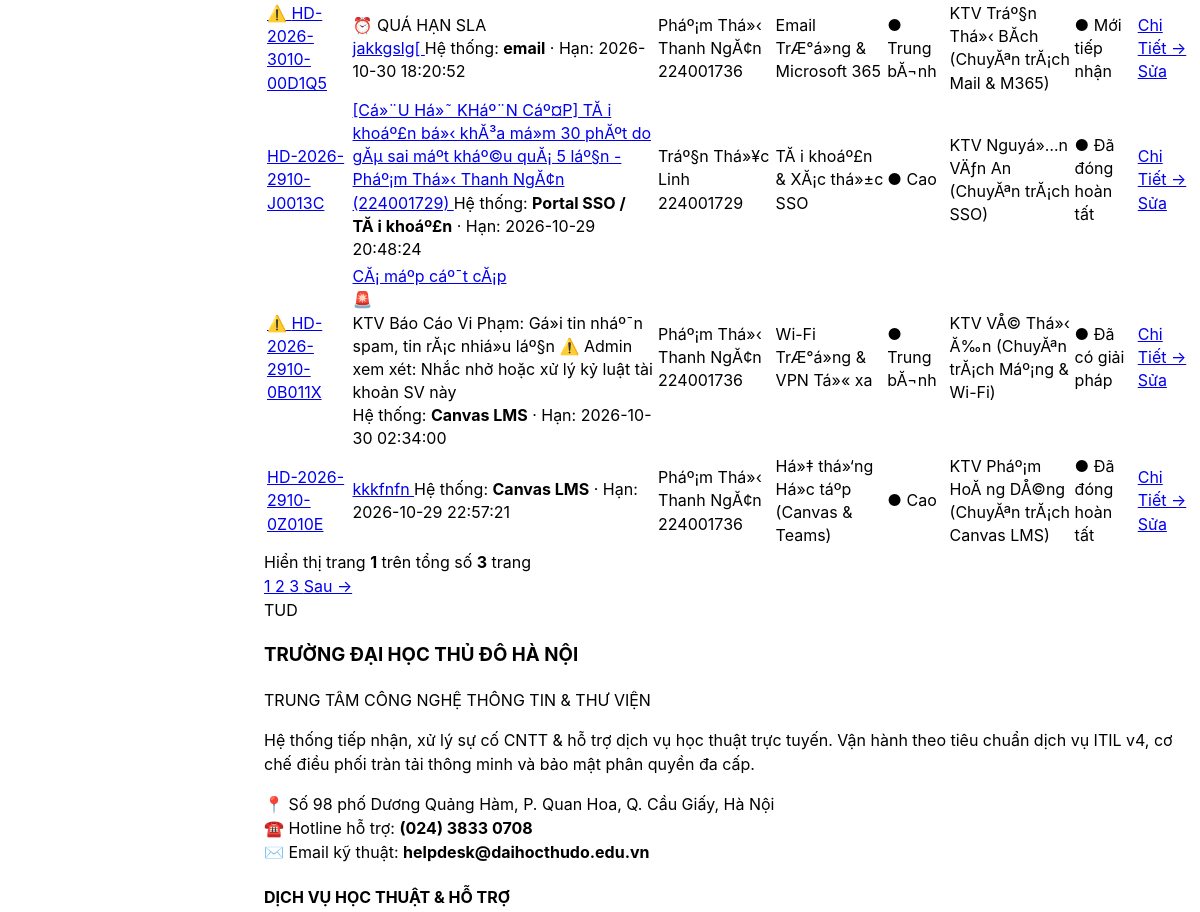
Page /tickets/index.php (signed in, middle part) on the earlier database version.
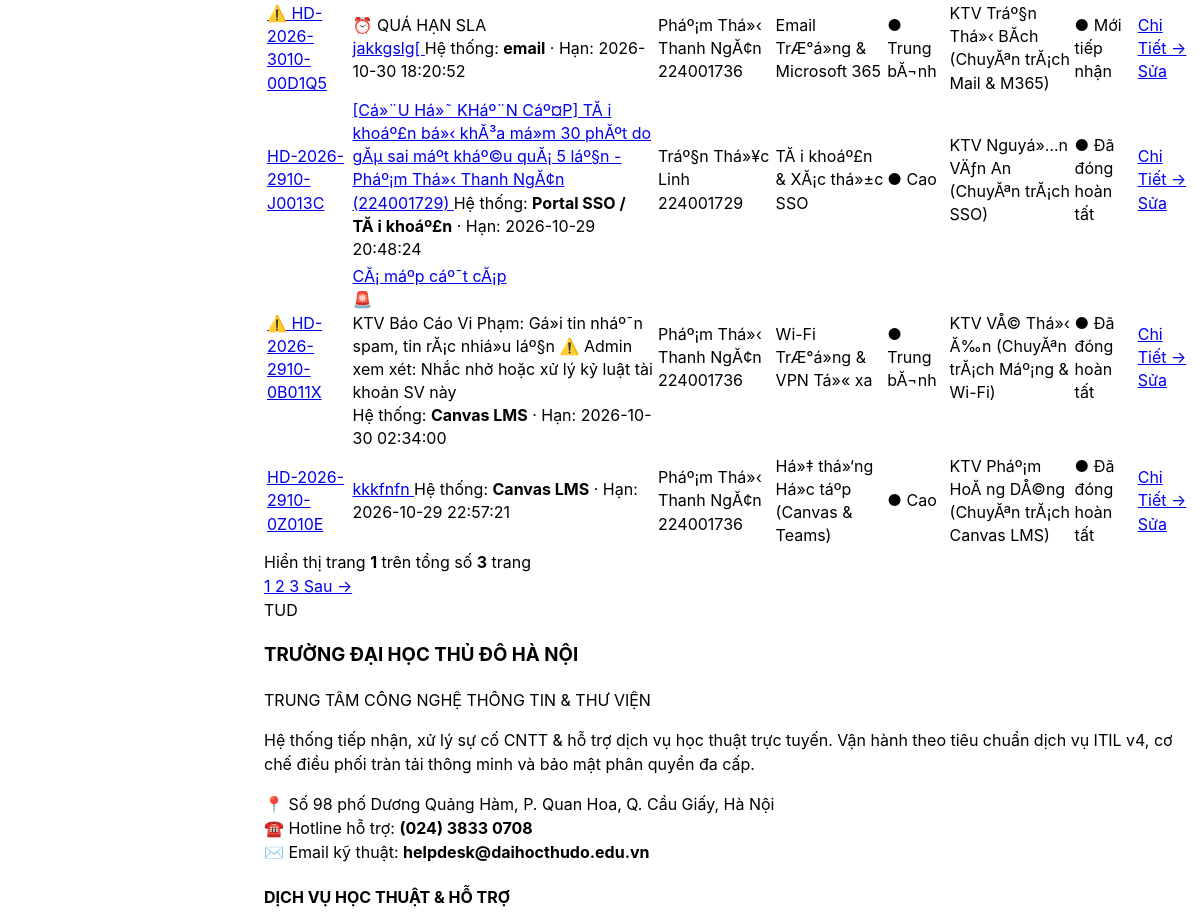
Same page on the later database version.
### tables this page shows
CREATE TABLE `tickets` (
  `id` int(10) unsigned NOT NULL AUTO_INCREMENT,
  `requester_id` int(10) unsigned NOT NULL,
  `assigned_to` int(10) unsigned DEFAULT NULL,
  `category_id` int(10) unsigned NOT NULL,
  `priority_id` int(10) unsigned NOT NULL,
  `parent_ticket_id` int(10) unsigned DEFAULT NULL,
  `class_id` int(10) unsigned DEFAULT NULL,
  `course_id` int(10) unsigned DEFAULT NULL,
  `lesson_id` int(10) unsigned DEFAULT NULL,
  `is_guest_ticket` tinyint(1) NOT NULL DEFAULT 0,
  `contact_email` varchar(190) DEFAULT NULL,
  `lookup_pin` varchar(10) DEFAULT NULL,
  `title` varchar(150) NOT NULL,
  `description` text NOT NULL,
  `system_affected` varchar(50) NOT NULL,
  `attachment_path` text DEFAULT NULL,
  `status` enum('new','in_progress','waiting_requester','resolved','closed') NOT NULL DEFAULT 'new',
  `closed_reason` enum('completed','auto_closed','duplicate','cancelled') DEFAULT NULL,
  `created_at` datetime NOT NULL DEFAULT current_timestamp(),
  `sla_started_at` datetime NOT NULL DEFAULT current_timestamp(),
  `triage_due_at` datetime NOT NULL,
  `due_at` datetime NOT NULL,
  `first_response_at` datetime DEFAULT NULL,
  `resolved_at` datetime DEFAULT NULL,
  `closed_at` datetime DEFAULT NULL,
  `reopen_count` tinyint(3) unsigned NOT NULL DEFAULT 0,
  `ticket_code` varchar(30) NOT NULL,
  `is_assigned_transfer` tinyint(1) NOT NULL DEFAULT 0,
  `is_spam` tinyint(1) NOT NULL DEFAULT 0,
  `spam_reason` varchar(255) DEFAULT NULL,
  PRIMARY KEY (`id`),
  UNIQUE KEY `ticket_code` (`ticket_code`),
  KEY `fk_tickets_category` (`category_id`),
  KEY `fk_tickets_priority` (`priority_id`),
  KEY `fk_tickets_parent` (`parent_ticket_id`),
  KEY `fk_tickets_course` (`course_id`),
  KEY `idx_admin_queue` (`status`,`triage_due_at`,`due_at`),
  KEY `idx_agent_work` (`assigned_to`,`status`,`due_at`),
  KEY `idx_user_history` (`requester_id`,`created_at`),
  KEY `idx_guest_lookup` (`ticket_code`,`lookup_pin`),
  KEY `idx_ticket_academic` (`class_id`,`course_id`),
  CONSTRAINT `fk_tickets_assigned_to` FOREIGN KEY (`assigned_to`) REFERENCES `users` (`id`) ON DELETE SET NULL,
  CONSTRAINT `fk_tickets_category` FOREIGN KEY (`category_id`) REFERENCES `categories` (`id`),
  CONSTRAINT `fk_tickets_class` FOREIGN KEY (`class_id`) REFERENCES `classes` (`id`) ON DELETE SET NULL,
  CONSTRAINT `fk_tickets_course` FOREIGN KEY (`course_id`) REFERENCES `courses` (`id`) ON DELETE SET NULL,
  CONSTRAINT `fk_tickets_parent` FOREIGN KEY (`parent_ticket_id`) REFERENCES `tickets` (`id`) ON DELETE SET NULL,
  CONSTRAINT `fk_tickets_priority` FOREIGN KEY (`priority_id`) REFERENCES `priorities` (`id`),
  CONSTRAINT `fk_tickets_requester` FOREIGN KEY (`requester_id`) REFERENCES `users` (`id`) ON DELETE CASCADE
);

CREATE TABLE `users` (
  `id` int(10) unsigned NOT NULL AUTO_INCREMENT,
  `user_code` varchar(30) NOT NULL,
  `name` varchar(100) NOT NULL,
  `email` varchar(190) NOT NULL,
  `personal_email` varchar(190) DEFAULT NULL,
  `password_hash` varchar(255) NOT NULL,
  `role` enum('requester','agent','admin') NOT NULL DEFAULT 'requester',
  `user_type` enum('student','lecturer','staff') NOT NULL DEFAULT 'student',
  `department` varchar(100) DEFAULT NULL,
  `phone` varchar(20) DEFAULT NULL,
  `class_id` int(10) unsigned DEFAULT NULL,
  `cohort` varchar(20) DEFAULT 'D24',
  `academic_status` enum('studying','graduated','expelled','suspended') NOT NULL DEFAULT 'studying',
  `specialty_category_id` int(10) unsigned DEFAULT NULL,
  `max_capacity` tinyint(3) unsigned NOT NULL DEFAULT 5,
  `active_tickets_count` tinyint(3) unsigned NOT NULL DEFAULT 0,
  `is_on_duty` tinyint(1) NOT NULL DEFAULT 1,
  `failed_attempts` tinyint(3) unsigned NOT NULL DEFAULT 0,
  `locked_until` datetime DEFAULT NULL,
  `is_active` tinyint(1) NOT NULL DEFAULT 1,
  `lock_reason` enum('none','brute_force','violation','expelled','tuition_debt','graduated') NOT NULL DEFAULT 'none',
  `is_first_login` tinyint(1) NOT NULL DEFAULT 1,
  `created_at` datetime NOT NULL DEFAULT current_timestamp(),
  `updated_at` datetime NOT NULL DEFAULT current_timestamp() ON UPDATE current_timestamp(),
  `avatar_path` varchar(255) DEFAULT NULL,
  PRIMARY KEY (`id`),
  UNIQUE KEY `uq_users_user_code` (`user_code`),
  UNIQUE KEY `uq_users_email` (`email`),
  KEY `fk_users_class` (`class_id`),
  KEY `fk_users_specialty_category` (`specialty_category_id`),
  KEY `idx_agent_dispatch` (`role`,`is_active`,`is_on_duty`,`specialty_category_id`,`active_tickets_count`),
  KEY `idx_user_lookup` (`user_code`,`user_type`,`academic_status`),
  KEY `idx_cohort_filter` (`cohort`,`academic_status`),
  CONSTRAINT `fk_users_class` FOREIGN KEY (`class_id`) REFERENCES `classes` (`id`) ON DELETE SET NULL,
  CONSTRAINT `fk_users_specialty_category` FOREIGN KEY (`specialty_category_id`) REFERENCES `categories` (`id`) ON DELETE SET NULL
);

CREATE TABLE `categories` (
  `id` int(10) unsigned NOT NULL AUTO_INCREMENT,
  `code` varchar(50) NOT NULL,
  `name` varchar(100) NOT NULL,
  `description` varchar(255) DEFAULT NULL,
  `default_priority_code` varchar(20) NOT NULL DEFAULT 'MED',
  `sla_hours` decimal(4,1) NOT NULL DEFAULT 4.0,
  `is_active` tinyint(1) NOT NULL DEFAULT 1,
  `created_at` datetime NOT NULL DEFAULT current_timestamp(),
  PRIMARY KEY (`id`),
  UNIQUE KEY `uq_categories_code` (`code`)
);

CREATE TABLE `priorities` (
  `id` int(10) unsigned NOT NULL AUTO_INCREMENT,
  `code` varchar(20) NOT NULL,
  `name` varchar(50) NOT NULL,
  `sla_factor` decimal(3,2) NOT NULL DEFAULT 1.00,
  `sort_order` tinyint(3) unsigned NOT NULL DEFAULT 1,
  PRIMARY KEY (`id`),
  UNIQUE KEY `uq_priorities_code` (`code`)
);

### tickets/index.php (the view, shortened to what the changed rows need)
<?php
$currentUser   = $_SESSION['user'];
require_once __DIR__ . '/../app/Repositories/TicketRepository.php';
$keyword     = trim($_GET['kw'] ?? '');
$status      = trim($_GET['status'] ?? '');
$categoryId  = (int)($_GET['category_id'] ?? 0);
$warningType = trim($_GET['warning'] ?? '');
$hasWarning = !empty($warningType) ? $warningType : false;
if ($isLecturer && $warningType === 'violation') {
    $filterReqId = 0;
} elseif ($userRole === 'requester') {
    $filterReqId = (int)$currentUser['id'];
} else {
    $filterReqId = 0;
}
$filterAgentId = ($userRole === 'agent') ? (int)$currentUser['id'] : 0;
$perPage    = 5;
$page       = max(1, (int)($_GET['page'] ?? 1));
$tickets        = TicketRepository::findAll($keyword, $page, $perPage, $status, $categoryId, $filterReqId, $filterAgentId, $hasWarning);
?>
<!DOCTYPE html>
<html lang="vi">
<head>
    <script src="https://www.gstatic.com/antigravity/web/dev/tailwindcss.min.js"></script>
</head>
<body class="bg-slate-50 text-slate-800 font-sans antialiased min-h-screen flex flex-col justify-between">
    <?php require_once __DIR__ . '/../includes/navbar.php'; ?>
    <main class="flex-1 max-w-7xl mx-auto w-full px-4 sm:px-6 lg:px-8 pt-3 sm:pt-4 pb-8 space-y-6">
        <div class="bg-white border border-slate-200 rounded-3xl shadow-sm overflow-hidden space-y-3">
            <?php if (empty($tickets)): ?>
                <div class="p-12 text-center text-slate-400 text-xs space-y-2">
                    <span class="text-4xl block">📭</span>
                    <p class="font-bold text-slate-600">Không tìm thấy phiếu hỗ trợ nào phù hợp với bộ lọc hiện tại.</p>
                    <p class="text-slate-400">Vui lòng thử lại với từ khóa khác hoặc bấm nút "Tất cả trạng thái".</p>
                </div>
            <?php else: ?>
                <div class="overflow-x-auto">
                    <table class="w-full min-w-[880px] text-left border-collapse text-xs">
                        <tbody class="divide-y divide-slate-100">
                            <?php foreach ($tickets as $t): ?>
                                <?php
                                $statusBadge = match($t['status']) {
                                    'new'               => 'bg-blue-50 text-blue-700 border-blue-200',
                                    'in_progress'       => 'bg-amber-50 text-amber-700 border-amber-200',
                                    'waiting_requester' => 'bg-purple-50 text-purple-700 border-purple-200',
                                    'resolved'          => 'bg-emerald-50 text-emerald-700 border-emerald-200',
                                    'closed'            => 'bg-slate-100 text-slate-700 border-slate-300',
                                    default             => 'bg-slate-100 text-slate-600 border-slate-200'
                                };
                                $statusLabel = match($t['status']) {
                                    'new'               => 'Mới tiếp nhận',
                                    'in_progress'       => 'Đang xử lý',
                                    'waiting_requester' => 'Chờ người dùng',
                                    'resolved'          => 'Đã có giải pháp',
                                    'closed'            => 'Đã đóng hoàn tất',
                                    default             => $t['status']
                                };
                                $prioBadge = match($t['priority_code']) {
                                    'URGENT' => 'bg-rose-50 text-rose-700 border-rose-200 font-bold',
                                    'HIGH'   => 'bg-amber-50 text-amber-800 border-amber-200 font-bold',
                                    'MED'    => 'bg-blue-50 text-blue-700 border-blue-200',
                                    'LOW'    => 'bg-slate-50 text-slate-700 border-slate-200',
                                    default  => 'bg-slate-50 text-slate-700 border-slate-200'
                                };
                                ?>
                                <?php
                                $isOverdueSLA    = ($t['due_at'] && strtotime($t['due_at']) < time() && !in_array($t['status'], ['resolved', 'closed']));
                                $isOverdueTriage = ($t['triage_due_at'] && strtotime($t['triage_due_at']) < time() && empty($t['assigned_to']) && !in_array($t['status'], ['resolved', 'closed']));
                                $isSoonOverdue   = ($t['due_at'] && (strtotime($t['due_at']) - time() <= 3600) && (strtotime($t['due_at']) - time() > 0) && !in_array($t['status'], ['resolved', 'closed']));
                                $isEmergency     = (in_array(strtoupper($t['priority_code']), ['URGENT', 'HIGH']) && !in_array($t['status'], ['resolved', 'closed']));
                                $isSos           = (str_contains($t['title'], '[CỨU HỘ KHẨN CẤP]') && !in_array($t['status'], ['resolved', 'closed']));
                                $isReopened      = (!empty($t['reopen_count']) && (int)$t['reopen_count'] > 0 && !in_array($t['status'], ['resolved', 'closed']));
                                $isSpamViolation = (!empty($t['is_spam']) && (int)$t['is_spam'] === 1);
                                $hasRowWarning   = ($isOverdueSLA || $isOverdueTriage || $isSoonOverdue || $isEmergency || $isSos || $isReopened || $isSpamViolation);
                                ?>
                                <tr class="hover:bg-slate-50/80 transition <?= $hasRowWarning ? 'bg-rose-50/25 border-l-4 border-l-rose-500' : '' ?>">
                                    <td class="py-3.5 px-4 font-mono font-bold text-indigo-600">
                                        <a href="show.php?id=<?php echo $t['id']; ?>" class="hover:underline flex items-center gap-1">
                                            <?php if ($hasRowWarning): ?>
                                                <span class="text-rose-500 font-bold" title="Phiếu có cảnh báo">⚠️</span>
                                            <?php endif; ?>
                                            <span><?php echo htmlspecialchars($t['ticket_code']); ?></span>
                                        </a>
                                    </td>
                                    <td class="py-3.5 px-4 min-w-[240px]">
                                        <a href="show.php?id=<?php echo $t['id']; ?>" class="font-bold text-slate-900 hover:text-indigo-600 transition block line-clamp-2 leading-relaxed">
                                            <?php echo htmlspecialchars($t['title']); ?>
                                        </a>
                                        <?php if ($isSpamViolation): ?>
                                            <div class="mt-1.5 p-2 rounded-xl bg-purple-50 border border-purple-200 text-purple-900 text-[11px] flex items-start gap-1.5">
                                                <span class="text-sm shrink-0">🚨</span>
                                                <div>
                                                    <span class="font-bold text-purple-950 uppercase tracking-wide">KTV Báo Cáo Vi Phạm:</span>
                                                    <span><?php echo htmlspecialchars($t['spam_reason'] ?: 'Phát hiện sinh viên vi phạm quy định / gửi yêu cầu spam'); ?></span>
                                                    <span class="block text-[10px] text-purple-700 font-semibold mt-0.5">⚠️ Admin xem xét: Nhắc nhở hoặc xử lý kỷ luật tài khoản SV này</span>
                                                </div>
                                            </div>
                                        <?php endif; ?>
                                        <span class="text-slate-400 text-[11px] block mt-1 leading-normal">
                                            Hệ thống: <strong class="text-slate-700 font-semibold"><?php echo htmlspecialchars($t['system_affected']); ?></strong> · Hạn: <span class="font-mono text-slate-600"><?php echo htmlspecialchars($t['due_at']); ?></span>
                                        </span>
                                    </td>
                                    <td class="py-3.5 px-4">
                                        <span class="font-bold text-slate-800 block"><?php echo htmlspecialchars($t['requester_name']); ?></span>
                                        <span class="text-slate-400 text-[10.5px] font-mono block"><?php echo htmlspecialchars($t['requester_code']); ?></span>
                                    </td>
                                    <td class="py-3.5 px-4 text-slate-600">
                                        <?php echo htmlspecialchars($t['category_name']); ?>
                                    </td>
                                    <td class="py-3.5 px-4 text-center">
                                        <span class="px-2.5 py-0.5 rounded text-[10.5px] font-bold border <?php echo $prioBadge; ?>">
                                            ● <?php echo htmlspecialchars($t['priority_name']); ?>
                                        </span>
                                    </td>
                                    <td class="py-3.5 px-4">
                                        <?php if ($t['agent_name']): ?>
                                            <span class="font-semibold text-slate-800 block"><?php echo htmlspecialchars($t['agent_name']); ?></span>
                                        <?php else: ?>
                                            <span class="text-amber-600 italic block text-[11px]">Đang phân công...</span>
                                        <?php endif; ?>
                                    </td>
                                    <td class="py-3.5 px-4 text-center">
                                        <span class="px-2.5 py-0.5 rounded-full text-[10.5px] font-bold border <?php echo $statusBadge; ?>">
                                            ● <?php echo $statusLabel; ?>
                                        </span>
                                    </td>
                                    <td class="py-3.5 px-4 text-center space-x-1 whitespace-nowrap">
                                        <a href="show.php?id=<?php echo $t['id']; ?>" class="px-2.5 py-1 bg-indigo-50 hover:bg-indigo-100 text-indigo-700 rounded-lg text-[11px] font-bold transition inline-block">
                                            Chi Tiết →
                                        </a>
                                        <?php if (in_array($userRole, ['agent', 'admin'])): ?>
                                            <a href="edit.php?id=<?php echo $t['id']; ?>" class="px-2 py-1 bg-slate-100 hover:bg-slate-200 text-slate-700 rounded-lg text-[11px] font-medium transition inline-block">
                                                Sửa
                                            </a>
                                        <?php endif; ?>
                                    </td>
                                </tr>
                            <?php endforeach; ?>
                        </tbody>
                    </table>
                </div>
            <?php endif; ?>
        </div>
    </main>
</body>
</html>

Differences in the rows shown:
changed tickets "HD-2026-2910-0B011X": status "Đã có giải pháp" → "Đã đóng hoàn tất"
